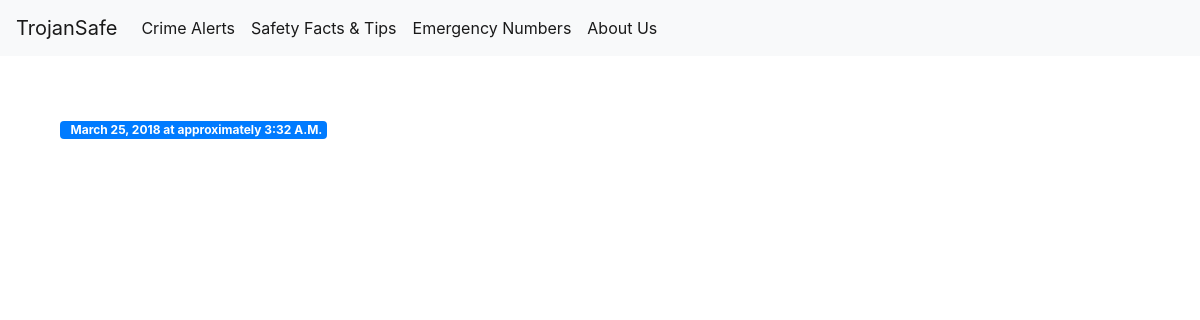
/4, run on an earlier commit of the app's database.
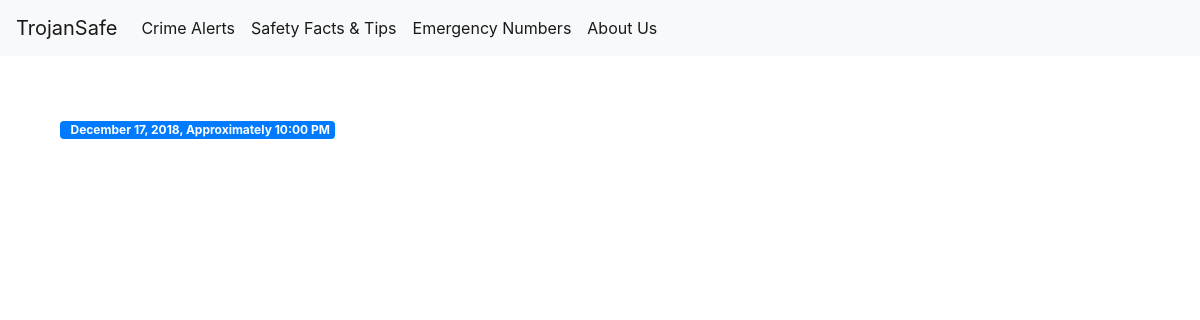
And on a later commit of the database.
### tables this page shows
CREATE TABLE crime_data (
    crime_id INTEGER PRIMARY KEY AUTOINCREMENT,
    crime_title TEXT NOT NULL,
    crime_alert_date TEXT NOT NULL,
    crime_location TEXT NOT NULL,
    crime_timeStamp TEXT NOT NULL,
    crime_lat TEXT,
    crime_long TEXT,
    crime_url TEXT NOT NULL
);

### Tutorial.py (the view)
@app.route('/<int:crime_id>')
def crime(crime_id):
    crime = get_crime(crime_id)
    return render_template('crime.html', crime=crime)

### Tutorial.py (called while the page is built)
def get_db_connection():
    conn = sqlite3.connect('database.db')
    conn.row_factory = sqlite3.Row
    return conn

def get_crime(crime_id):
    conn = get_db_connection()
    crime = conn.execute('SELECT * FROM crime_data WHERE crime_id = ?',
                        (crime_id,)).fetchone()
    conn.close()
    if crime is None:
        abort(404)
    return crime

### templates/crime.html (shortened to what this page needs)
{% extends 'base.html' %}
{% block content %}
    <span class="badge badge-primary">{{ crime['crime_timeStamp'] }}</span>
{% endblock %}

What changed in the data, as far as the page shows it:
changed crime_data: crime_timeStamp "March 25, 2018 at approximately 3:32 A.M." → "December 17, 2018, Approximately 10:00 PM"
